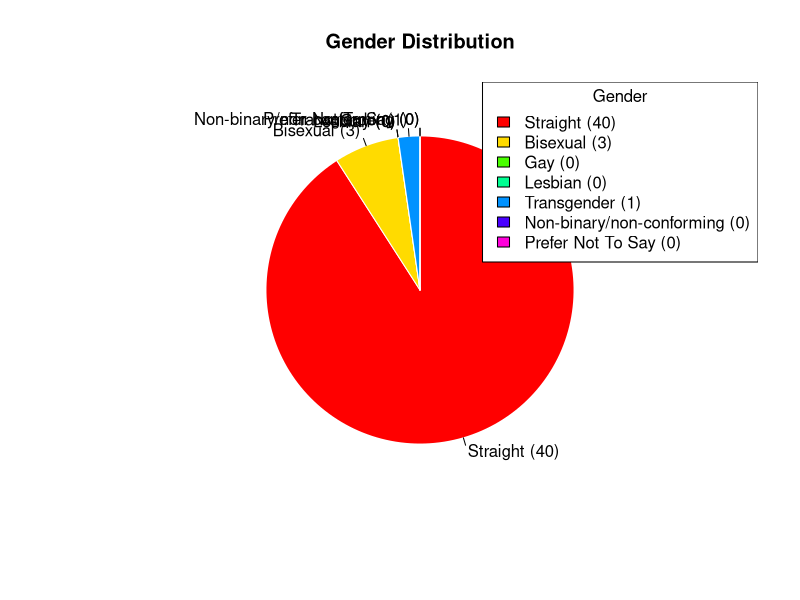
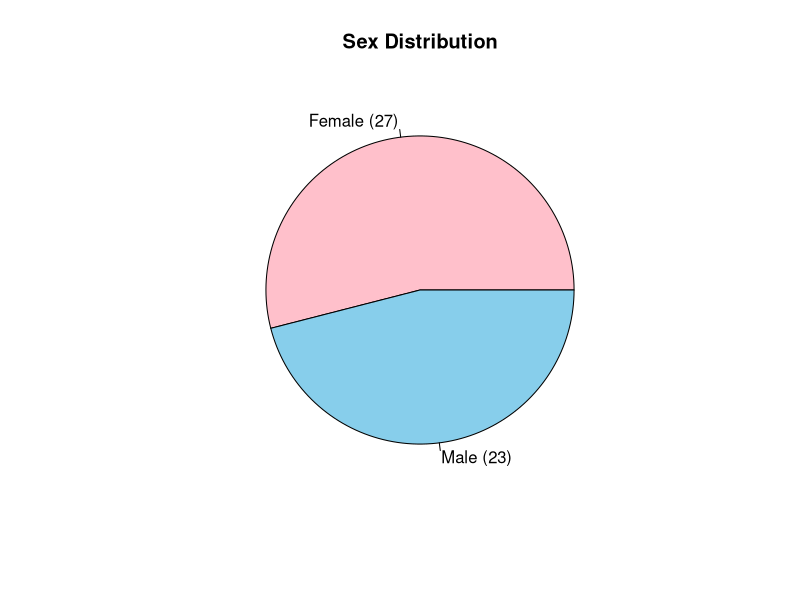
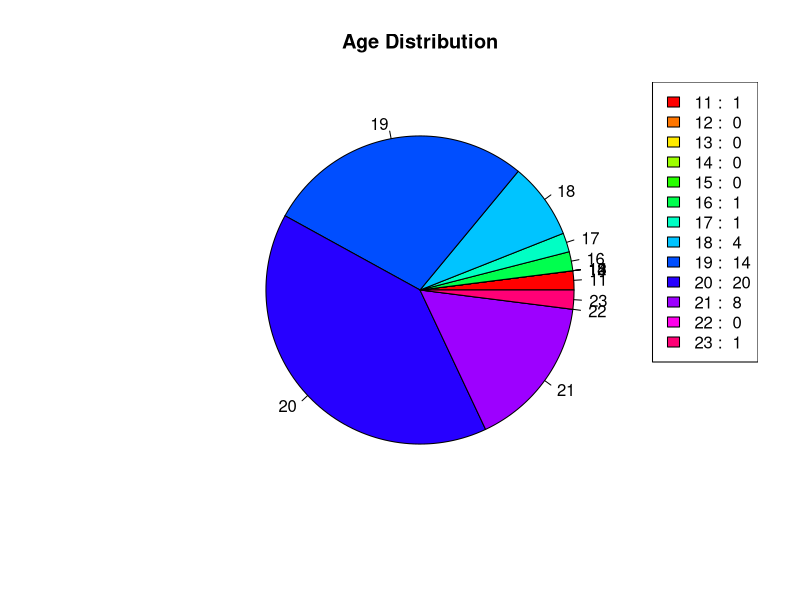

These figures' R source, in order:
library(dplyr)
library(tibble)
library(ggplot2)
library(readr)
########################################################################################################################################################
data <- read_csv("Group Project (Survey)/data.csv")

#Removing the unnecessary columns (Timestamp, School Name, Section, and Course)
CleanedData <- data[, -c(1,7, 8, 9)]
view(CleanedData)

########################################################################################################################################################

#Factor Gender
CleanedData$`Gender:`[is.na(CleanedData$`Gender:`)] <- "Prefer Not To Say"
genderfactor <- factor(CleanedData$`Gender:`, levels = c("Straight", "Bisexual", "Gay", "Lesbian", "Transgender", "Non-binary/non-conforming", "Prefer Not To Say"))
summary(genderfactor)

########################################################################################################################################################

#Factor Sex
sexfactor<-factor(CleanedData$`SEX:`, levels = c("Male", "Female"))
summary(sexfactor)

########################################################################################################################################################

#Factor Age 
#The data has "$1" as a value, converted it to "21"
CleanedData$`Age:`[CleanedData$`Age:` == "$1"] <- 21
# Convert Age: column to numeric
CleanedData$`Age:` <- as.numeric(CleanedData$`Age:`)
agefactor <- factor(CleanedData$`Age:`, levels = 11:23)
summary(agefactor)

#Getting the mean for Age
age <- c(CleanedData$`Age:`)
average <- mean(age, na.rm = TRUE)
avg <- paste("The mean age of the respondents is", average)
print(avg)

########################################################################################################################################################


########################################################################################################################################################
#Graph for Gender
gender_counts <- table(genderfactor)

# Plot a pie chart
pie(gender_counts,
    main = "Gender Distribution",
    col = rainbow(length(gender_counts)),
    labels = paste(names(gender_counts), " (", gender_counts, ")", sep = ""),
    clockwise = TRUE,
    density = NULL,
    angle = 45,
    init.angle = 90,
    border = "white"
)

# Add a legend with counts
legend("topright",
       legend = paste(names(gender_counts), " (", gender_counts, ")", sep = ""),
       fill = rainbow(length(gender_counts)),
       title = "Gender"
)
"This bar plot visualizes the gender distribution among respondents in the survey. 
Each bar represents the count of respondents who chose a particular gender category.
The height of each bar indicates the number of respondents, with labels on top of each bar showing the exact count. 
The legend on the top-right corner provides a color key for each gender category."
############################################################################

############################################################################
#Graph for Sex
sex_table <- table(CleanedData$`SEX:`)

sex_colors <- c("pink", "skyblue")

pie(sex_table, 
    main = "Sex Distribution", 
    labels = paste(names(sex_table), " (", sex_table, ")", sep = ""),
    col = sex_colors
)
############################################################################

############################################################################
#Graph for Age
age_counts <- table(agefactor)
age_labels <- names(age_counts)

pie(age_counts, labels = age_labels, col = rainbow(length(age_counts)), main = "Age Distribution")
legend("topright", legend = paste(age_labels, ": ", age_counts), fill = rainbow(length(age_counts)))

########################################################################




